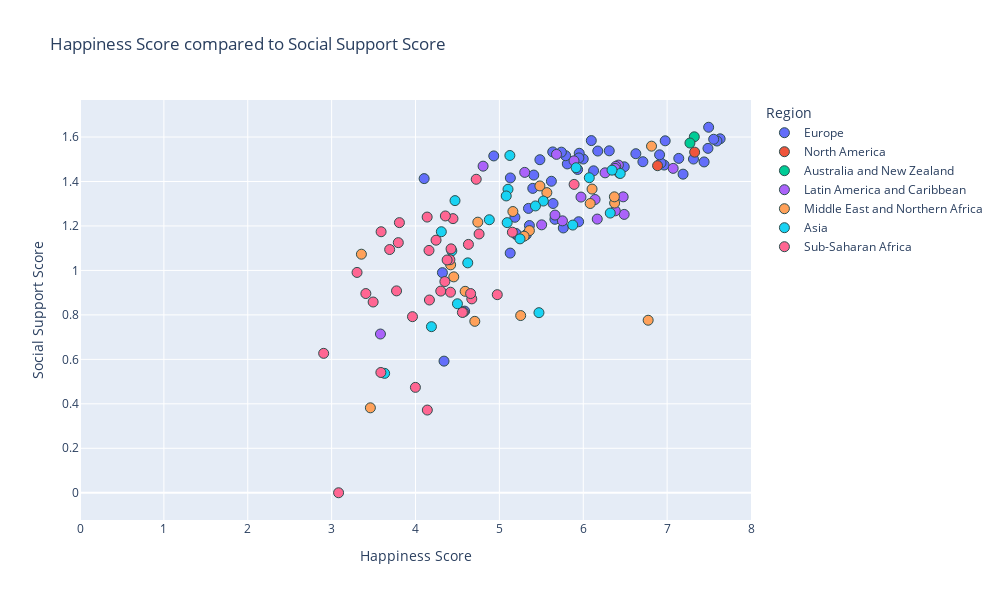

Source (notebook cell):
### Code cell
#happiness score vs social support

#establish x and y values
x_values = merged_2018["Score"]
y_values = merged_2018["Social support"]

#px.scatter
fig = px.scatter(merged_2018, x_values, y_values, color="Region", hover_name="Country or region",
                range_x=[0,8], title="Happiness Score compared to Social Support Score",
                width= 1000, height =600) # use trendline="ols" to see all lin reg equations

#set axes labels
fig.update_xaxes(title_text='Happiness Score')
fig.update_yaxes(title_text='Social Support Score')


#formatting
#marker size and colors
fig.update_traces(marker=dict(size=10,
                              line=dict(width=1, 
                                        color='DarkSlateGrey')))


#linear regression
#use linregress from dependencies to inplement linear regression
(slope, intercept, rvalue, pvalue, stderr) = linregress(x_values, y_values)
regress_values = x_values * slope + intercept

#print out all variables calculated above (rvalue, pvalue...)
print(f"slope:{round(slope, 2)}")
print(f"intercept:{round(intercept,2)}")
res = sts.linregress(x_values, y_values)
print(f"R-squared: {res.rvalue**2:.4f}")


#print out line eq for reference
line_eq = (f"y={round(slope, 2)}x + {round(intercept, 2)}")
print(line_eq)

fig.show()

### Figure 1 — Plotly figure (JSON) as saved in the notebook; plotly's stock layout.template omitted (floating-point values rounded to 4 significant figures)
{"data": [{"hovertemplate": "<b>%{hovertext}</b><br><br>Region=Europe<br>Score=%{x}<br>Social support=%{y}<extra></extra>", "hovertext": ["Finland", "Norway", "Denmark", "Iceland", "Switzerland", "Netherlands", "Sweden", "United Kingdom", "Austria", "Ireland", "Germany", "Belgium", "Luxembourg", "Czech Republic", "Malta", "France", "Spain", "Slovakia", "Poland", "Uzbekistan", "Italy", "Lithuania", "Slovenia", "Romania", "Latvia", "Russia", "Kazakhstan", "Cyprus", "Estonia", "Kosovo", "Moldova", "Turkmenistan", "Hungary", "Belarus", "Portugal", "Serbia", "Greece", "Montenegro", "Croatia", "Azerbaijan", "Tajikistan", "Macedonia", "Kyrgyzstan", "Bosnia and Herzegovina", "Bulgaria", "Albania", "Georgia", "Armenia", "Ukraine"], "legendgroup": "Europe", "marker": {"color": "#636efa", "line": {"color": "DarkSlateGrey", "width": 1}, "size": 10, "symbol": "circle"}, "mode": "markers", "name": "Europe", "orientation": "v", "showlegend": true, "type": "scatter", "x": [7.632, 7.594, 7.555, 7.495, 7.487, 7.441, 7.314, 7.19, 7.139, 6.977, 6.965, 6.927, 6.91, 6.711, 6.627, 6.489, 6.31, 6.173, 6.123, 6.096, 6, 5.952, 5.948, 5.945, 5.933, 5.81, 5.79, 5.762, 5.739, 5.662, 5.64, 5.636, 5.62, 5.483, 5.41, 5.398, 5.358, 5.347, 5.321, 5.201, 5.199, 5.185, 5.131, 5.129, 4.933, 4.586, 4.34, 4.321, 4.103], "xaxis": "x", "y": [1.592, 1.582, 1.59, 1.644, 1.549, 1.488, 1.501, 1.433, 1.504, 1.583, 1.474, 1.483, 1.52, 1.489, 1.525, 1.466, 1.538, 1.537, 1.448, 1.584, 1.501, 1.527, 1.506, 1.219, 1.454, 1.479, 1.516, 1.191, 1.532, 1.23, 1.301, 1.533, 1.401, 1.498, 1.429, 1.369, 1.202, 1.279, 1.161, 1.161, 1.166, 1.239, 1.416, 1.078, 1.515, 0.817, 0.592, 0.99, 1.413], "yaxis": "y"}, {"hovertemplate": "<b>%{hovertext}</b><br><br>Region=North America<br>Score=%{x}<br>Social support=%{y}<extra></extra>", "hovertext": ["Canada", "United States"], "legendgroup": "North America", "marker": {"color": "#EF553B", "line": {"color": "DarkSlateGrey", "width": 1}, "size": 10, "symbol": "circle"}, "mode": "markers", "name": "North America", "orientation": "v", "showlegend": true, "type": "scatter", "x": [7.328, 6.886], "xaxis": "x", "y": [1.532, 1.471], "yaxis": "y"}, {"hovertemplate": "<b>%{hovertext}</b><br><br>Region=Australia and New Zealand<br>Score=%{x}<br>Social support=%{y}<extra></extra>", "hovertext": ["New Zealand", "Australia"], "legendgroup": "Australia and New Zealand", "marker": {"color": "#00cc96", "line": {"color": "DarkSlateGrey", "width": 1}, "size": 10, "symbol": "circle"}, "mode": "markers", "name": "Australia and New Zealand", "orientation": "v", "showlegend": true, "type": "scatter", "x": [7.324, 7.272], "xaxis": "x", "y": [1.601, 1.573], "yaxis": "y"}, {"hovertemplate": "<b>%{hovertext}</b><br><br>Region=Latin America and Caribbean<br>Score=%{x}<br>Social support=%{y}<extra></extra>", "hovertext": ["Costa Rica", "Mexico", "Chile", "Panama", "Brazil", "Argentina", "Guatemala", "Uruguay", "Colombia", "El Salvador", "Nicaragua", "Ecuador", "Jamaica", "Bolivia", "Paraguay", "Peru", "Honduras", "Dominican Republic", "Venezuela", "Haiti"], "legendgroup": "Latin America and Caribbean", "marker": {"color": "#ab63fa", "line": {"color": "DarkSlateGrey", "width": 1}, "size": 10, "symbol": "circle"}, "mode": "markers", "name": "Latin America and Caribbean", "orientation": "v", "showlegend": true, "type": "scatter", "x": [7.072, 6.488, 6.476, 6.43, 6.419, 6.388, 6.382, 6.379, 6.26, 6.167, 6.141, 5.973, 5.89, 5.752, 5.681, 5.663, 5.504, 5.302, 4.806, 3.582], "xaxis": "x", "y": [1.459, 1.252, 1.331, 1.438, 1.474, 1.468, 1.268, 1.459, 1.439, 1.231, 1.319, 1.33, 1.493, 1.223, 1.522, 1.249, 1.205, 1.441, 1.469, 0.714], "yaxis": "y"}, {"hovertemplate": "<b>%{hovertext}</b><br><br>Region=Middle East and Northern Africa<br>Score=%{x}<br>Social support=%{y}<extra></extra>", "hovertext": ["Israel", "United Arab Emirates", "Qatar", "Saudi Arabia", "Bahrain", "Kuwait", "Libya", "Turkey", "Lebanon", "Algeria", "Morocco", "Jordan", "Palestinian Territories", "Iran", "Tunisia", "Iraq", "Egypt", "Syria", "Yemen"], "legendgroup": "Middle East and Northern Africa", "marker": {"color": "#FFA15A", "line": {"color": "DarkSlateGrey", "width": 1}, "size": 10, "symbol": "circle"}, "mode": "markers", "name": "Middle East and Northern Africa", "orientation": "v", "showlegend": true, "type": "scatter", "x": [6.814, 6.774, 6.374, 6.371, 6.105, 6.083, 5.566, 5.483, 5.358, 5.295, 5.254, 5.161, 4.743, 4.707, 4.592, 4.456, 4.419, 3.462, 3.355], "xaxis": "x", "y": [1.559, 0.776, 1.303, 1.331, 1.366, 1.301, 1.35, 1.38, 1.179, 1.154, 0.797, 1.265, 1.217, 0.771, 0.906, 0.971, 1.025, 0.382, 1.073], "yaxis": "y"}, {"hovertemplate": "<b>%{hovertext}</b><br><br>Region=Asia<br>Score=%{x}<br>Social support=%{y}<extra></extra>", "hovertext": ["Taiwan", "Singapore", "Malaysia", "Thailand", "Japan", "South Korea", "Philippines", "Pakistan", "Hong Kong", "China", "Mongolia", "Vietnam", "Indonesia", "Bhutan", "Nepal", "Laos", "Bangladesh", "Sri Lanka", "Cambodia", "Myanmar", "India", "Afghanistan"], "legendgroup": "Asia", "marker": {"color": "#19d3f3", "line": {"color": "DarkSlateGrey", "width": 1}, "size": 10, "symbol": "circle"}, "mode": "markers", "name": "Asia", "orientation": "v", "showlegend": true, "type": "scatter", "x": [6.441, 6.343, 6.322, 6.072, 5.915, 5.875, 5.524, 5.472, 5.43, 5.246, 5.125, 5.103, 5.093, 5.082, 4.88, 4.623, 4.5, 4.471, 4.433, 4.308, 4.19, 3.632], "xaxis": "x", "y": [1.436, 1.451, 1.258, 1.417, 1.462, 1.204, 1.312, 0.81, 1.29, 1.142, 1.517, 1.365, 1.215, 1.335, 1.228, 1.034, 0.85, 1.314, 1.088, 1.174, 0.747, 0.537], "yaxis": "y"}, {"hovertemplate": "<b>%{hovertext}</b><br><br>Region=Sub-Saharan Africa<br>Score=%{x}<br>Social support=%{y}<extra></extra>", "hovertext": ["Mauritius", "Nigeria", "Cameroon", "Gabon", "South Africa", "Ivory Coast", "Ghana", "Senegal", "Sierra Leone", "Congo (Brazzaville)", "Mali", "Burkina Faso", "Mozambique", "Kenya", "Zambia", "Mauritania", "Ethiopia", "Chad", "Congo (Kinshasa)", "Niger", "Uganda", "Benin", "Sudan", "Togo", "Guinea", "Lesotho", "Angola", "Madagascar", "Zimbabwe", "Botswana", "Malawi", "Liberia", "Rwanda", "Tanzania", "Central African Republic", "Burundi"], "legendgroup": "Sub-Saharan Africa", "marker": {"color": "#FF6692", "line": {"color": "DarkSlateGrey", "width": 1}, "size": 10, "symbol": "circle"}, "mode": "markers", "name": "Sub-Saharan Africa", "orientation": "v", "showlegend": true, "type": "scatter", "x": [5.891, 5.155, 4.975, 4.758, 4.724, 4.671, 4.657, 4.631, 4.571, 4.559, 4.447, 4.424, 4.417, 4.41, 4.377, 4.356, 4.35, 4.301, 4.245, 4.166, 4.161, 4.141, 4.139, 3.999, 3.964, 3.808, 3.795, 3.774, 3.692, 3.59, 3.587, 3.495, 3.408, 3.303, 3.083, 2.905], "xaxis": "x", "y": [1.387, 1.172, 0.891, 1.164, 1.41, 0.872, 0.896, 1.117, 0.813, 0.811, 1.233, 1.097, 0.902, 1.048, 1.047, 1.245, 0.95, 0.907, 1.136, 0.867, 1.09, 0.372, 1.24, 0.474, 0.792, 1.215, 1.125, 0.908, 1.094, 1.174, 0.541, 0.858, 0.896, 0.991, 0, 0.627], "yaxis": "y"}], "layout": {"height": 600, "legend": {"title": {"text": "Region"}, "tracegroupgap": 0}, "title": {"text": "Happiness Score compared to Social Support Score"}, "width": 1000, "xaxis": {"anchor": "y", "domain": [0, 1], "range": [0, 8], "title": {"text": "Happiness Score"}}, "yaxis": {"anchor": "x", "domain": [0, 1], "title": {"text": "Social Support Score"}}}}
